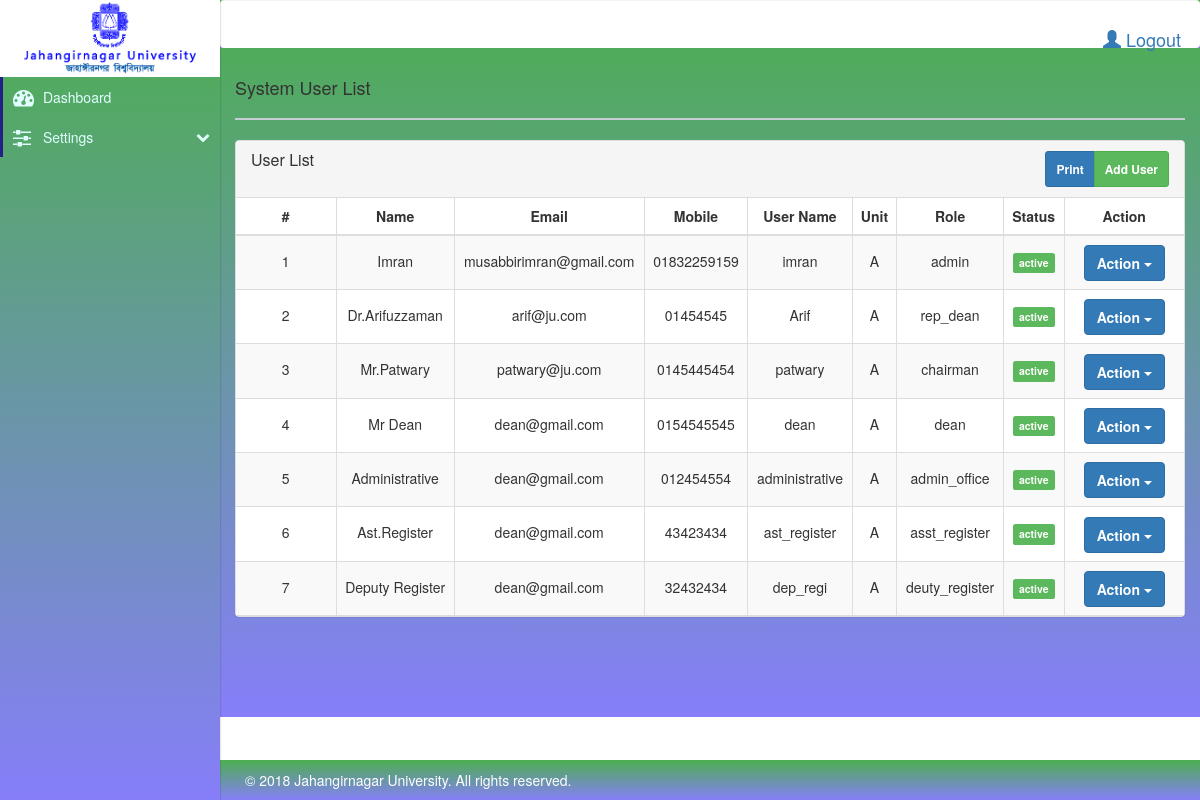
/admin/users.php, run on the app's committed database.
### tables this page shows
CREATE TABLE `user_admin` (
  `id` int(11) NOT NULL,
  `name` varchar(64) NOT NULL,
  `email` varchar(128) DEFAULT NULL,
  `mobile` char(16) NOT NULL,
  `username` varchar(40) NOT NULL,
  `password` varchar(255) NOT NULL,
  `unit` varchar(10) NOT NULL,
  `role` varchar(64) NOT NULL,
  `active` tinyint(2) NOT NULL DEFAULT '1'
);

### admin/get-data.php (called while the page is built, shortened)
<?php
require_once('config/dbconfig.php');
function getUsers(){
    global $conn;
	$data = [];
	$query = "SELECT * FROM user_admin";
	if ( $result = mysqli_query($conn, $query) ){
		while($row = mysqli_fetch_assoc($result)) {
			array_push($data, $row);
		}
	}
    return $data;
}
?>

### admin/users.php (the view, shortened to what this page needs)
<?php
require_once 'get-data.php';
$users = getUsers();
?>
<?php include_once 'templates/header.php'; ?>
<div class="col-lg-12">
    <h4>System User List</h4>
    <hr>
    <div class="panel panel-default panel-table">
        <div class="panel-heading">
            <div class="row">
                <div class="col col-xs-6">
                    <h4 class="panel-title">User List</h4>
                </div>
                <div class="col col-xs-6">
                    <div class="col btn-group pull-right">
                        <button type="button" onClick="window.print()" class="btn btn-group btn-sm btn-primary btn-create">Print</button>
                        <button  class="btn btn-group btn-sm btn-success btn-create"data-toggle="modal" data-target="#modalForm">Add User</a>
                    </div>
                </div>
            </div>
        </div>
        <div class="panel-body">
        <table class="table table-striped table-bordered table-list">
                <thead>
                    <tr>
                        <th>#</th>
                        <th>Name</th>
                        <th>Email</th>
                        <th>Mobile</th>
                        <th>User Name</th>
                        <th>Unit</th>
                        <th>Role</th>
                        <th>Status</th>
                        <th style="width:120px">Action</th>
                    </tr>
                </thead>
                <tbody>
                <?php
						if( !empty( $users ) ){
							foreach ($users as $i=> $value) {
					?>
                <tr>
                        <td><?php echo $i+1 ?></td>
                        <td><?= isset($value['name']) ? $value['name'] : '-' ?></td>
                        <td><?= isset($value['email']) ? $value['email'] : '-' ?></td>
                        <td><?= isset($value['mobile']) ? $value['mobile'] : '-' ?></td>
                        <td><?= isset($value['username']) ? $value['username'] : '-' ?></td>
                        <td><?= isset($value['unit']) ? $value['unit'] : '-' ?></td>
                        <td><?= isset($value['role']) ? $value['role'] : '-' ?></td>
                        <td style="text-align:center"><span class="<?php if($value['active'] =='1'){echo 'label label-success';}else{echo 'label label-warning';}?>"><?php if($value['active'] =='1'){echo 'active';}else{echo 'Deactive';}?></span></td>
                        <td>
                        <div class="dropdown">
                            <button class="btn btn-primary dropdown-toggle" type="button" data-toggle="dropdown">Action
                            <span class="caret"></span></button>
                        </div>
                        </td>
                    </tr>
                    <?php } } else { ?>
					<tr colspan="9">
						<td>No User Found</td>
					</tr>
					<?php } ?>
                </tbody>
            </table>
        </div>
    </div>
    <br><br><br><br>
</div>
<?php include_once 'templates/footer.php'; ?>

### admin/css/style.css (style rules this page uses)
hr { border-top: 2px solid #c2ced4 !important; }
.panel-table .panel-body .table-list>tbody>tr>td { text-align: center!important; }
body { margin: 0px; padding: 0px; background-color: #ebedef; }
.panel-table .panel-body { padding: 0; }
.panel-table .panel-body .table-bordered { border-style: none; margin: 0; }
.panel-table .panel-body .table-bordered>thead>tr>th:first-of-type { text-align: center; width: 100px; }
.panel-table .panel-body .table-bordered>thead>tr>th:last-of-type, .panel-table .panel-body .table-bordered>tbody>tr>td:last-of-type { border-right: 0px; }
.panel-table .panel-body .table-bordered>thead>tr>th:first-of-type, .panel-table .panel-body .table-bordered>tbody>tr>td:first-of-type { border-left: 0px; }
.panel-table .panel-body .table-bordered>tbody>tr:first-of-type>td { border-bottom: 0px; }
.panel-table .panel-body .table-bordered>thead>tr:first-of-type>th { border-top: 0px; }
.panel-table .panel-body .table-bordered>tbody>tr>td { line-height: 34px; }

### admin/css/login.css (style rules this page uses)
body, html { background-repeat: no-repeat; background-image: linear-gradient(#4CAF50, rgb(134, 126, 249)); }
.btn { font-weight: 700; height: 36px; -moz-user-select: none; -webkit-user-select: none; user-select: none; cursor: default; }

### admin/users.php (style rules this page uses)
.panel-table .panel-body .table-list>tbody>tr>td,th { text-align: center!important; }

### data on the page
user_admin: name "Imran", email "musabbirimran@gmail.com", mobile "01832259159", username "imran", unit "A", role "admin", active "active"
user_admin: name "Dr.Arifuzzaman", email "arif@ju.com", mobile "01454545", username "Arif", unit "A", role "rep_dean", active "active"
user_admin: name "Mr.Patwary", email "patwary@ju.com", mobile "0145445454", username "patwary", unit "A", role "chairman", active "active"
user_admin: name "Mr Dean", email "dean@gmail.com", mobile "0154545545", username "dean", unit "A", role "dean", active "active"
user_admin: name "Administrative", email "dean@gmail.com", mobile "012454554", username "administrative", unit "A", role "admin_office", active "active"
user_admin: name "Ast.Register", email "dean@gmail.com", mobile "43423434", username "ast_register", unit "A", role "asst_register", active "active"
user_admin: name "Deputy Register", email "dean@gmail.com", mobile "32432434", username "dep_regi", unit "A", role "deuty_register", active "active"
